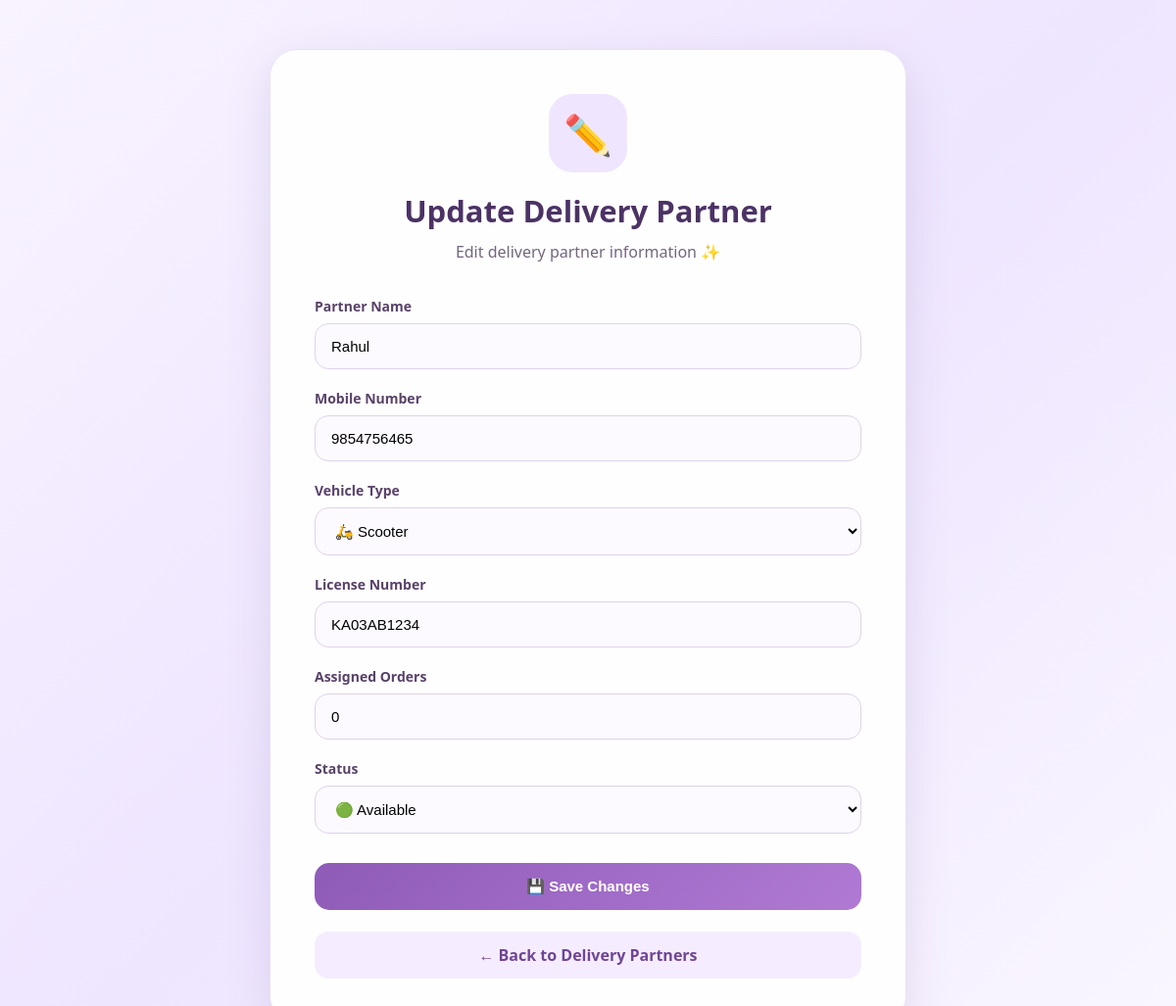
/open_update_delivery_partner/1, run on the app's committed database.
### delivery/models.py (models this page shows, shortened)
class DeliveryPartner(models.Model):
    STATUS_CHOICES = [
        ('Available', 'Available'),
        ('Busy', 'Busy'),
        ('Offline', 'Offline'),
    ]
    name = models.CharField(max_length=50)
    mobile = models.CharField(max_length=10)
    vehicle_type = models.CharField(max_length=30)
    license_number = models.CharField(max_length=30)
    assigned_orders = models.IntegerField(default=0)
    status = models.CharField(
        max_length=20,
        choices=STATUS_CHOICES,
        default='Offline'
    )

### delivery/views.py (the view)
def open_update_delivery_partner(request, partner_id):
    partner = DeliveryPartner.objects.get(id=partner_id)
    return render(
        request,
        'delivery/update_delivery_partner.html',
        {
            'partner': partner
        }
    )

### delivery/templates/delivery/update_delivery_partner.html (shortened to what this page needs)
{% load static %}
<!DOCTYPE html>
<html lang="en">
<head>
    <link
        rel="stylesheet"
        href="{% static 'delivery/delivery_partner.css' %}"
    >
</head>
<body>
<div class="partner-page">
    <div class="partner-card">
        <div class="partner-header">
            <div class="partner-icon">
                ✏️
            </div>
            <h1>Update Delivery Partner</h1>
            <p>
                Edit delivery partner information ✨
            </p>
        </div>
        <form
            method="POST"
            action="{% url 'update_delivery_partner' partner.id %}"
        >
            <div class="form-group">
                <label>
                    Partner Name
                </label>
                <input
                    type="text"
                    name="name"
                    value="{{ partner.name }}"
                    required
                >
            </div>
            <div class="form-group">
                <label>
                    Mobile Number
                </label>
                <input
                    type="tel"
                    name="mobile"
                    maxlength="10"
                    value="{{ partner.mobile }}"
                    required
                >
            </div>
            <div class="form-group">
                <label>
                    Vehicle Type
                </label>
                <select
                    name="vehicle_type"
                    required
                >
                    <option
                        value="Scooter"
                        {% if partner.vehicle_type == "Scooter" %}selected{% endif %}
                    >
                        🛵 Scooter
                    </option>
                </select>
            </div>
            <div class="form-group">
                <label>
                    License Number
                </label>
                <input
                    type="text"
                    name="license_number"
                    value="{{ partner.license_number }}"
                    required
                >
            </div>
            <div class="form-group">
                <label>
                    Assigned Orders
                </label>
                <input
                    type="number"
                    name="assigned_orders"
                    min="0"
                    value="{{ partner.assigned_orders }}"
                    required
                >
            </div>
            <div class="form-group">
                <label>
                    Status
                </label>
                <select
                    name="status"
                    required
                >
                    <option
                        value="Available"
                        {% if partner.status == "Available" %}selected{% endif %}
                    >
                        🟢 Available
                    </option>
                </select>
            </div>
            <button
                type="submit"
                class="primary-btn"
            >
                💾 Save Changes
            </button>
        </form>
        <a
            href="{% url 'show_delivery_partners' %}"
            class="secondary-link"
        >
            ← Back to Delivery Partners
        </a>
    </div>
</div>
</body>
</html>

### delivery/static/delivery/delivery_partner.css (style rules this page uses)
* { margin: 0; padding: 0; box-sizing: border-box; }
body { font-family: "Segoe UI", Arial, sans-serif; background: linear-gradient( 135deg, #f8f3ff, #eee5ff, #faf7ff ); min-height: 100vh; color: #30243d; }
.partner-page { min-height: 100vh; padding: 50px 20px; }
.partner-card { max-width: 650px; margin: auto; background: rgba(255,255,255,0.96); padding: 45px; border-radius: 28px; box-shadow: 0 15px 45px rgba(107,78,139,0.15); border: 1px solid #eadff3; }
.partner-header { text-align: center; margin-bottom: 35px; }
.partner-icon { width: 80px; height: 80px; margin: auto; margin-bottom: 18px; display: flex; align-items: center; justify-content: center; font-size: 40px; background: #f0e5ff; border-radius: 24px; }
.partner-header h1 { color: #4c3265; font-size: 31px; margin-bottom: 8px; }
.partner-header p { color: #8b7899; }
.form-group { margin-bottom: 20px; }
.form-group label { display: block; margin-bottom: 8px; color: #594269; font-size: 14px; font-weight: 600; }
.form-group input, .form-group select { width: 100%; padding: 14px 16px; border: 1px solid #dfd2eb; border-radius: 14px; background: #fcfaff; font-size: 15px; outline: none; }
.primary-btn { width: 100%; padding: 15px; border: none; border-radius: 15px; background: linear-gradient( 135deg, #8e5bb7, #b07ad4 ); color: white; font-size: 15px; font-weight: 700; cursor: pointer; margin-top: 10px; transition: 0.25s; }
.secondary-link { display: block; text-align: center; margin-top: 22px; padding: 13px; border-radius: 14px; background: #f5edff; color: #704595; text-decoration: none; font-weight: 600; }
.partner-card p { color: #75657f; margin: 10px 0; }

### data on the page
DeliveryPartner: name "Rahul", mobile "9854756465", vehicle_type "🛵 Scooter", license_number "KA03AB1234", assigned_orders "0", status "🟢 Available"
